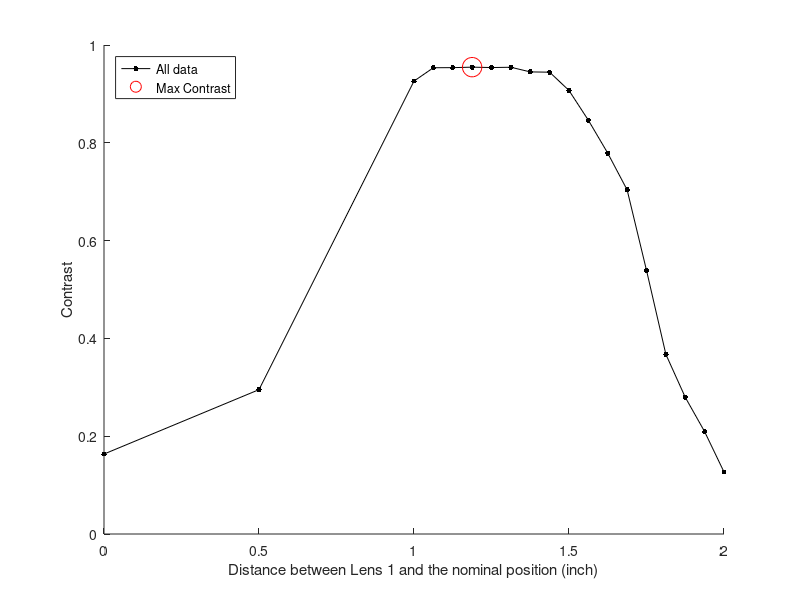

The MATLAB source for this figure: (Note: this script raises an error after producing the figure.)
% ContrastMeasureDataForLens1
%
% Contrast measurement data to decide the Lens1 position on the cage rod
% system for SACC project.
 
% History:
%    12/06/21 smo   Measured and noted.

%% Measured data.
% Raw data
distanceInches = [0.0000, 0.5000, 1.0000, 1+1/16, 1+2/16, 1+3/16, 1+4/16, 1+5/16, 1+6/16, 1+7/16, 1+8/16, 1+9/16, 1+10/16, 1+11/16, 1+12/16, 1+13/16, 1+14/16, 1+15/16, 2.0];  
contrast =       [0.1635, 0.2952, 0.9262, 0.9535, 0.9537, 0.9547, 0.9539, 0.9545, 0.9450, 0.9444, 0.9070, 0.8461, 0.7788, 0.7037, 0.5392, 0.3674, 0.2796, 0.2093, 0.1268];
idxMaxContrast = find(contrast == max(contrast));

% Plot it.
figure; clf; hold on;
plot(distanceInches, contrast, 'k.-', 'markersize', 12);
plot(distanceInches(idxMaxContrast), contrast(idxMaxContrast), 'ro', 'markersize', 14);
xlabel('Distance between Lens 1 and the nominal position (inch)');
ylabel('Contrast');
legend('All data','Max Contrast','location','northwest');

% Add text to the max point.
text(distanceInches(idxMaxContrast)+0.05, contrast(idxMaxContrast)+0.02, ...
    append('Contrast: ',num2str(round(contrast(idxMaxContrast),2))),'Color','red','FontSize',14);
text(distanceInches(idxMaxContrast)+0.05, contrast(idxMaxContrast)+0.06, ...
    append('Distance: ',num2str(round(distanceInches(idxMaxContrast),2))),'Color','black','FontSize',14);